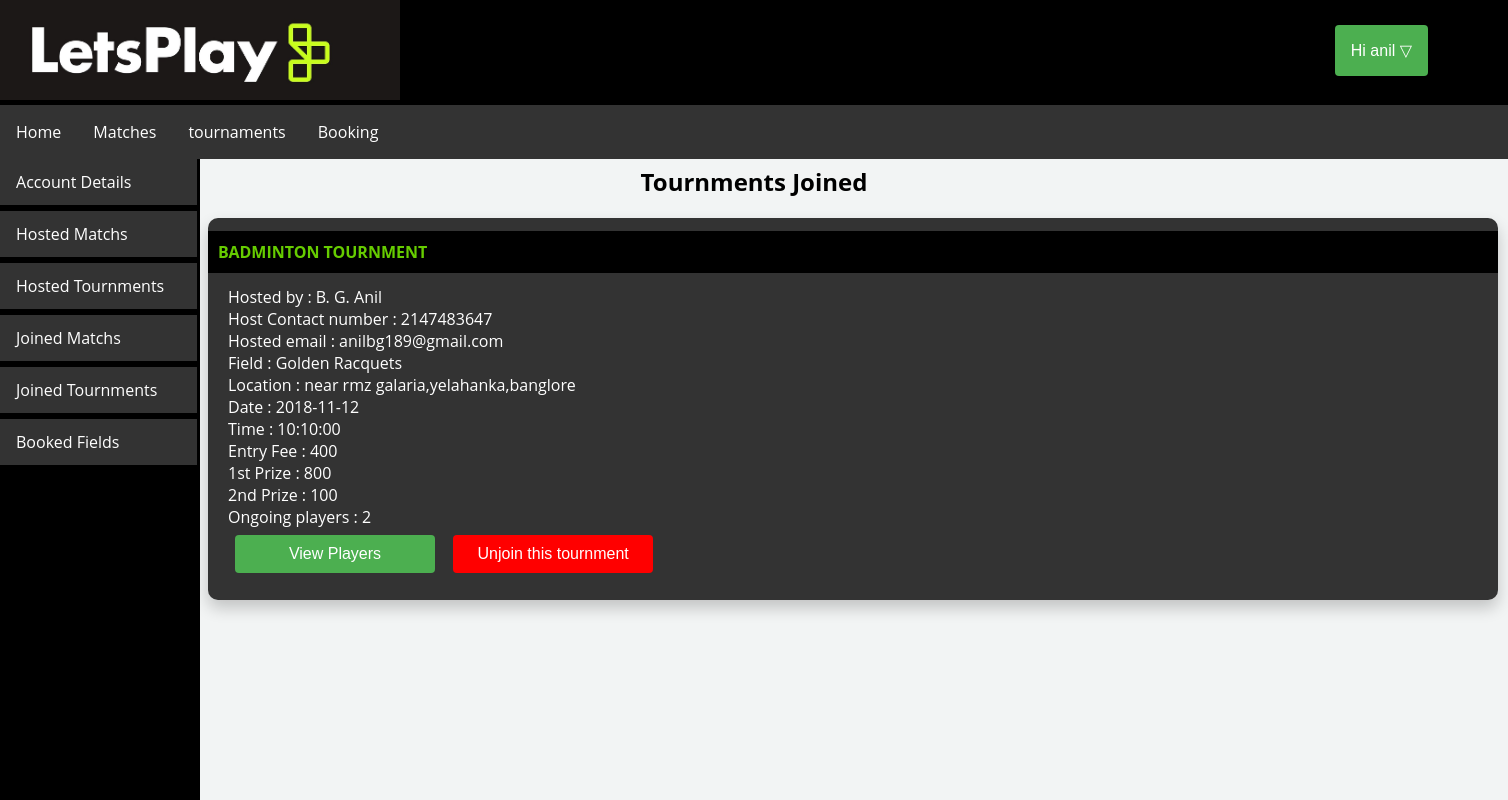
The app's page /homepage.php?page=jt (signed in) with its own data.
### tables this page shows
CREATE TABLE `user` (
  `uid` int(11) NOT NULL,
  `username` varchar(30) NOT NULL,
  `password` varchar(30) NOT NULL,
  `fullname` varchar(30) NOT NULL,
  `dob` date NOT NULL,
  `gender` varchar(7) NOT NULL,
  `email` varchar(30) NOT NULL,
  `phno` varchar(12) NOT NULL
);

CREATE TABLE `tournmentsenrolled` (
  `uid` int(11) NOT NULL,
  `tid` int(11) NOT NULL
);

CREATE TABLE `tournmenttable` (
  `tid` int(11) NOT NULL,
  `uid` int(11) NOT NULL,
  `fid` int(11) NOT NULL,
  `game` varchar(50) NOT NULL,
  `tdate` date NOT NULL,
  `ttime` time NOT NULL,
  `entryfee` int(11) DEFAULT NULL,
  `prize1` varchar(50) DEFAULT NULL,
  `prize2` varchar(50) DEFAULT NULL
);

CREATE TABLE `field` (
  `fid` int(11) NOT NULL,
  `name` varchar(50) NOT NULL,
  `game` varchar(50) NOT NULL,
  `address` varchar(200) NOT NULL,
  `phno` varchar(20) NOT NULL,
  `costperhour` int(10) NOT NULL,
  `courts` int(11) NOT NULL
);

### joinedtournments.php (the view, shortened to what this page needs)
<!DOCTYPE html>
<html>
<head>
</head>
<body>
	<?php
	include "sidebar.php";
    ?>
<h2 align="center">Tournments Joined</h2>
<?php
$username = $_SESSION['username'];
$conn = mysqli_connect("localhost","root","","letsromp");
  $uidresult=mysqli_query($conn,"SELECT uid from user where username='$username' ;");
  $uidrow=mysqli_fetch_assoc($uidresult);
  $uid=$uidrow["uid"];
  $x=0;
      switch($x)
      {
        case 0:
  $tidresult = mysqli_query($conn,"SELECT tid from tournmentsenrolled where uid='$uid' ");
while($tidrow= $tidresult->fetch_assoc())
{ $tid=$tidrow["tid"];
  $tournmentresult=mysqli_query($conn,"SELECT * from tournmenttable where tid='$tid' ;");
  $tournmentrow=mysqli_fetch_assoc($tournmentresult);
  ?>
<div class="main">
  <?php
               $game=$tournmentrow["game"];
               $countquery = mysqli_query($conn,"SELECT * from tournmentsenrolled where tid='$tid' ;");
               $count = mysqli_num_rows($countquery);
               $hostuid=$tournmentrow["uid"];
               $userresult=mysqli_query($conn,"SELECT * from user where uid='$hostuid' ;");
               $userrow=mysqli_fetch_assoc($userresult);
               $user=$userrow["fullname"];
               $phno=$userrow["phno"];
               $email=$userrow["email"];
               $fid=$tournmentrow["fid"];
               $fieldquery = mysqli_query($conn,"SELECT name from field where fid='$fid' ;");
               $rowfield= mysqli_fetch_assoc($fieldquery);
               $field=$rowfield["name"];
               $addressquery = mysqli_query($conn,"SELECT address from field where fid='$fid' ;");
               $rowaddress= mysqli_fetch_assoc($addressquery);
               $address=$rowaddress["address"];
                ?>
                <h2 class="contenttitle"> <?php echo $game." tournment" ?></h2>
                <?php
               echo "Hosted by : ".$user;
               echo "<br>";
               echo "Host Contact number : ".$phno;
               echo "<br>";
               echo "Hosted email  : ".$email;
               echo "<br>";
               echo "Field : ".$field;
               echo "<br>";
               echo "Location : ".$address;
               echo "<br>";
               echo "Date : ".$tournmentrow["tdate"];
               echo "<br>";
               echo "Time : ".$tournmentrow["ttime"];
               echo "<br>";
               echo "Entry Fee : ".$tournmentrow["entryfee"];
               echo "<br>";
               echo "1st Prize : ".$tournmentrow["prize1"];
               echo "<br>";
               echo "2nd Prize : ".$tournmentrow["prize2"];
               echo "<br>";
               echo "Ongoing players : ".$count;
               ?>
                <form action="" method="post">
                  <button type="submit" class="viewplayer" name="viewplayer" value=<?php echo $tid ;?> >View Players</button>
                  <button type="submit" class="cancleb" name="unjoin" value=<?php echo $tid ;?> >Unjoin this tournment</button>
                </form>
                </div>
               </div>
              <?php
              }
                 break;
                    ?>
<?php
          }
              ?>
</body>
</html>

### homepage.php (shortened to what this page needs)
<!DOCTYPE html>
<html>
<head>
</head>
<body style="font-family: 'Open Sans', sans-serif;">
	<div class="letsplay">
	<img src="letsplay1.jpg" width="400" height="100" alt="letsplay">
	<div class="right"  >
		<div class="dropdown">
  <button class="dropbtn">
  	<?php
  	$conn = mysqli_connect("localhost","root","","letsromp");
  	$username=$_SESSION['username'];
  	$result=mysqli_query($conn,"SELECT fullname from user where username='$username' ");
  	$fullname=mysqli_fetch_assoc($result);
echo 'Hi '.$fullname["fullname"].' &#9661';
 ?></button>
</div>
   </div>
   <ul>
  <li><a href="?page=home">Home</a></li>
  <li><a href="?page=matchs">Matches</a></li>
  <li><a href="?page=tournment">tournaments</a></li>
  <li><a href="?page=booking">Booking</a></li>
</ul>
</div>
<div class="sample">
	<?php
if (!isset($_GET["page"]) ) {
	include "home.php";
}
else
{
	switch ($_GET["page"])
	{
	case 'jt' : include "joinedtournments.php";
	             break;
    }
}
 ?>
</body>
</html>

### homepage.php (style rules this page uses)
.letsplay { background-color: black; position: fixed; top: 0; left: 0; right: 0; z-index: 1; }
.right { position: relative; float: right; margin-top: 25px; margin-right: 80px; }
ul { list-style-type: none; margin: 0; padding: 0; overflow: hidden; background-color: #333333; position: relative; }
li { float: left; }
li a { display: block; color: white; text-align: center; padding: 16px; text-decoration: none; }
.sample { margin-top: 165px; }
.dropbtn { background-color: #4CAF50; color: white; padding: 16px; font-size: 16px; border: none; border-radius: 4px; }
.dropdown { position: relative; display: inline-block; }

### joinedtournments.php (style rules this page uses)
body { background-color: #F2F4F4; }
.main { background-color: #333333; box-shadow: 0px 8px 16px 0px rgba(0,0,0,0.2); width: 1270px; height: 100%; margin-left: 200px; padding-left: 20px; border-radius: 10px; color: white; font-family: 'Open Sans', sans-serif; padding-bottom: 20px; float: left; margin-bottom: 10px; }
.contenttitle { color: #66cc00; background-color: black; text-transform: uppercase; width: auto; padding: 10px; margin-left: -20px; font-size: 16px; }
.cancleb { margin-right: 100px; width: 200px; background-color: red; color: white; padding: 10px; font-size: 16px; border: none; border-radius: 4px; margin: 7px; cursor: pointer; }
.viewplayer { margin-right: 100px; width: 200px; background-color: #4CAF50; color: white; padding: 10px; font-size: 16px; border: none; border-radius: 4px; margin: 7px; cursor: pointer; }

### records on screen
user: fullname "anil"
tournmentsenrolled: tid.game "BADMINTON", user.fullname "B. G. Anil", user.phno "2147483647", user.email "anilbg189@gmail.com", field.name "Golden Racquets", field.address "near rmz galaria,yelahanka,banglore", tid.tdate "2018-11-12", tid.ttime "10:10:00", tid.entryfee "400", tid.prize1 "800", tid.prize2 "100", count "2"
